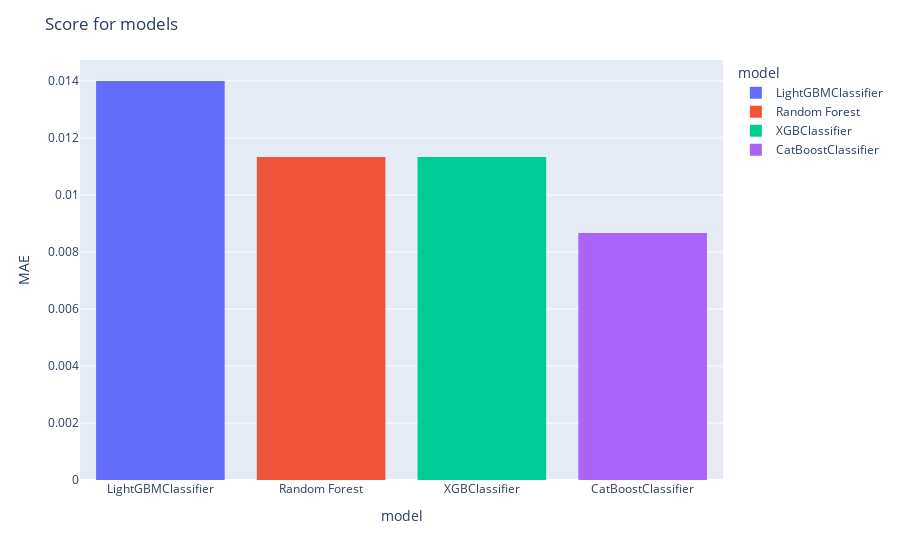

Here is the notebook cell this chart was saved with:
### Code cell
# Create a bar chart
fig = px.histogram(dfmetrics, x="model", y = "mae", color="model")
fig.update_layout(title_text='Score for models',xaxis_title="model",
    yaxis_title="MAE")
fig.show()

### Figure 1 — Plotly figure (JSON) as saved in the notebook; plotly's stock layout.template omitted (floating-point values rounded to 4 significant figures)
{"data": [{"alignmentgroup": "True", "bingroup": "x", "histfunc": "sum", "hovertemplate": "model=%{x}<br>sum of mae=%{y}<extra></extra>", "legendgroup": "LightGBMClassifier", "marker": {"color": "#636efa", "pattern": {"shape": ""}}, "name": "LightGBMClassifier", "offsetgroup": "LightGBMClassifier", "orientation": "v", "showlegend": true, "type": "histogram", "x": ["LightGBMClassifier"], "xaxis": "x", "y": [0.014], "yaxis": "y"}, {"alignmentgroup": "True", "bingroup": "x", "histfunc": "sum", "hovertemplate": "model=%{x}<br>sum of mae=%{y}<extra></extra>", "legendgroup": "Random Forest", "marker": {"color": "#EF553B", "pattern": {"shape": ""}}, "name": "Random Forest", "offsetgroup": "Random Forest", "orientation": "v", "showlegend": true, "type": "histogram", "x": ["Random Forest"], "xaxis": "x", "y": [0.01133], "yaxis": "y"}, {"alignmentgroup": "True", "bingroup": "x", "histfunc": "sum", "hovertemplate": "model=%{x}<br>sum of mae=%{y}<extra></extra>", "legendgroup": "XGBClassifier", "marker": {"color": "#00cc96", "pattern": {"shape": ""}}, "name": "XGBClassifier", "offsetgroup": "XGBClassifier", "orientation": "v", "showlegend": true, "type": "histogram", "x": ["XGBClassifier"], "xaxis": "x", "y": [0.01133], "yaxis": "y"}, {"alignmentgroup": "True", "bingroup": "x", "histfunc": "sum", "hovertemplate": "model=%{x}<br>sum of mae=%{y}<extra></extra>", "legendgroup": "CatBoostClassifier", "marker": {"color": "#ab63fa", "pattern": {"shape": ""}}, "name": "CatBoostClassifier", "offsetgroup": "CatBoostClassifier", "orientation": "v", "showlegend": true, "type": "histogram", "x": ["CatBoostClassifier"], "xaxis": "x", "y": [0.00867], "yaxis": "y"}], "layout": {"barmode": "relative", "legend": {"title": {"text": "model"}, "tracegroupgap": 0}, "margin": {"t": 60}, "title": {"text": "Score for models"}, "xaxis": {"anchor": "y", "categoryarray": ["LightGBMClassifier", "Random Forest", "XGBClassifier", "CatBoostClassifier"], "categoryorder": "array", "domain": [0, 1], "title": {"text": "model"}}, "yaxis": {"anchor": "x", "domain": [0, 1], "title": {"text": "MAE"}}}}
